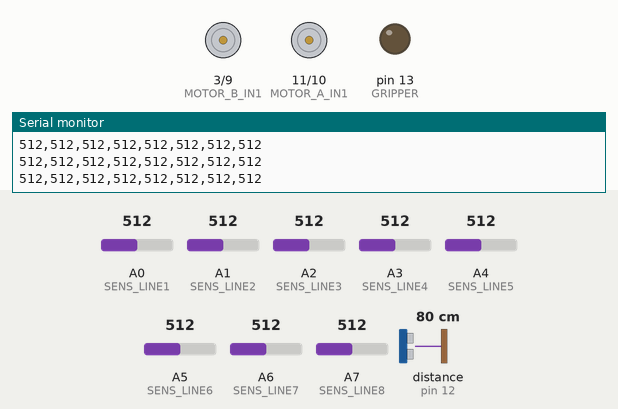
This program was run on a simulated Arduino Nano, built with avr-gcc and run on an emulated ATmega328P. Shown: motor-driver pin pairs drawn as motors (green arrow = first pin HIGH = forward, orange = second pin HIGH = backward, longer = more drive), output pins drawn as LEDs (lit = HIGH), the last lines printed to the serial monitor. Wiring (inferred from the names in the program): ultrasonic range finder: trigger pin 4; echo pin 12. The test bench sets the inputs (shaded band); at power-on: distance to the obstacle (sensor on pin 12) 80 cm, A1 (SENS_LINE2) = 512, A0 (SENS_LINE1) = 512, A2 (SENS_LINE3) = 512, A3 (SENS_LINE4) = 512, A4 (SENS_LINE5) = 512, A5 (SENS_LINE6) = 512, A6 (SENS_LINE7) = 512, A7 (SENS_LINE8) = 512. The echo pulse lasts 58.3 µs per cm; pins used as bus, display or sensor lines are not drawn.

Above: at 4.2 s.
4.3 s: distance to the obstacle (sensor on pin 12) set to 34 cm
7.3 s: distance to the obstacle (sensor on pin 12) set to 27 cm
At 8.1 s:
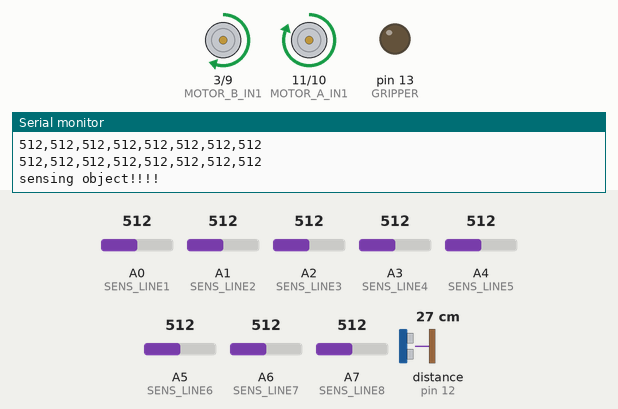
At 9.2 s:
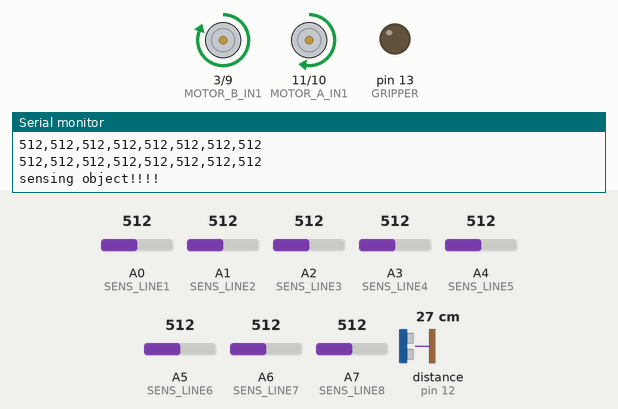
9.8 s: A1 (SENS_LINE2) set to 760
12.8 s: distance to the obstacle (sensor on pin 12) set to 35 cm
At 15.59 s:
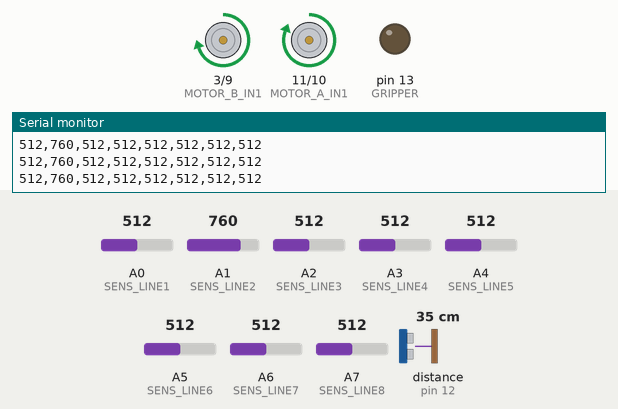
15.8 s: A1 (SENS_LINE2) set to 742
At 17.0 s:
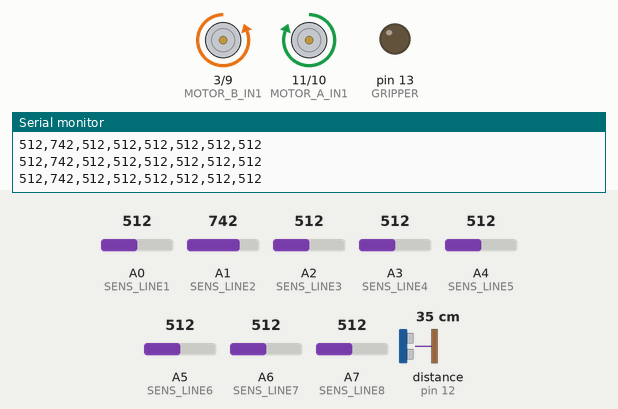
17.3 s: A0 (SENS_LINE1) set to 110
20.3 s: A0 (SENS_LINE1) set to 93
Timing chart, 0 to 23.3 s (numbered marks = the images above; inputs shaded):
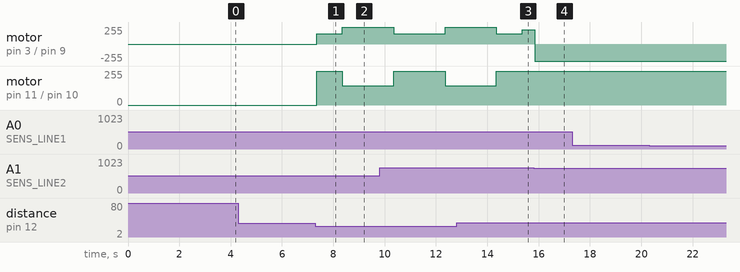

The program:

main.cpp
```cpp
#include <Arduino.h>


// ===== Global variables ======
  int lastDirection = 0;
  int blocksSeen = 0;
  unsigned long startTime = 0;
  bool startTimeSet = false;
  bool leftTurn = false;

// ===== PIN CONFIGURATION =====
const int MOTOR_A_IN1 = 11;  // Direction control 1 (PWM)
const int MOTOR_A_IN2 = 10;  // Direction control 2 (PWM)

const int MOTOR_B_IN1 = 3;   // Direction control 1 (PWM)
const int MOTOR_B_IN2 = 9;   // Direction control 2 (PWM)

// Ultrasonic sensor pins
const int ULTRA_TRIG = 4;  // Trig pin
const int ULTRA_ECHO = 12;  // Echo pin

// Line sensor pins
const int SENS_LINE1 = A0;
const int SENS_LINE2 = A1;
const int SENS_LINE3 = A2;
const int SENS_LINE4 = A3;
const int SENS_LINE5 = A4;
const int SENS_LINE6 = A5;
const int SENS_LINE7 = A6;
const int SENS_LINE8 = A7;


// Gripper pin
const int GRIPPER = 13;

// ===== TIMING CONFIGURATION =====
// You'll need to calibrate this value for your specific robot
// Start with this and adjust based on testing
const int TURN_180_TIME = 950;  // Time in milliseconds to turn 180 degrees
const int METER_TIME = 2500;    // Time in milliseconds to drive 1 meter forwards or backwards
const int TURN_90_RIGHT = 3700; // Time in milliseconds to turn right
const int TURN_90_LEFT = 350;  // Time in milliseconds to turn left

// ===== FUNCTION DECLARATIONS =====
void lineSensor();
void ForwardBackward_1Meter();
void robotForward(int speed);
void robotBackward(int speed);
void robotStop();
void robotTurnRight180(int speed);
void robotTurnLeft180(int speed);
void robotTurnRight90(int speed);
void robotTurnLeft90(int speed);
long readUltrasonicCM();

void setup() {
  // Initialize Serial for debugging
  Serial.begin(9600);

  // Configure Motor A pins
  pinMode(MOTOR_A_IN1, OUTPUT);
  pinMode(MOTOR_A_IN2, OUTPUT);

  // Configure Motor B pins
  pinMode(MOTOR_B_IN1, OUTPUT);
  pinMode(MOTOR_B_IN2, OUTPUT);

  // Configure Sonar pins
  pinMode(ULTRA_TRIG, OUTPUT);
  pinMode(ULTRA_ECHO, INPUT);

  // Configure Line sensor pins
  for (int i = 14; i < 22; i++) {
    pinMode(i, INPUT);
  }

  // Configure gripper pin
  pinMode(GRIPPER, OUTPUT);
  // Start with robot stopped
  robotStop();

  // robotForward(255);
  // digitalWrite(GRIPPER, HIGH);
  // delayMicroseconds(1025);
  // digitalWrite(GRIPPER, LOW);

  Serial.println("Setup complete. Starting test in 3 seconds...");
  delay(3000);
}

void loop() {
  lineSensor();
  readUltrasonicCM();
}


// ===== ROBOT CONTROL FUNCTIONS =====

void robotForward(int speed) {
  // Motor A - Forward
  analogWrite(MOTOR_A_IN1, speed);
  analogWrite(MOTOR_A_IN2, 0);

  // Motor B - Forward (reversed direction)
  analogWrite(MOTOR_B_IN1, speed);
  analogWrite(MOTOR_B_IN2, 0);
}

void robotBackward(int speed) {
  // Motor A - Backward
  analogWrite(MOTOR_A_IN1, 0);
  analogWrite(MOTOR_A_IN2, speed);

  // Motor B - Backward (reversed direction)
  analogWrite(MOTOR_B_IN1, 0);
  analogWrite(MOTOR_B_IN2, speed);
}

void robotTurnRightLight(int speed) {
  // Motor A - Forward
  analogWrite(MOTOR_A_IN1, speed);
  analogWrite(MOTOR_A_IN2, 0);

  // Motor B - Forward with less speed
  analogWrite(MOTOR_B_IN1, speed-20);
  analogWrite(MOTOR_B_IN2, 0);
}

void robotTurnRightMedium(int speed) {
  // Motor A - Forward
  analogWrite(MOTOR_A_IN1, speed);
  analogWrite(MOTOR_A_IN2, 0);

  // Motor B - Forward with less speed
  analogWrite(MOTOR_B_IN1, speed-40);
  analogWrite(MOTOR_B_IN2, 0);
}

void robotTurnRightHeavy(int speed) {
  // Motor A - Forward
  analogWrite(MOTOR_A_IN1, speed);
  analogWrite(MOTOR_A_IN2, 0);

  // Motor B - Forward with less speed
  analogWrite(MOTOR_B_IN1, speed-100);
  analogWrite(MOTOR_B_IN2, 0);
}

void robotTurnLeftLight(int speed) {
  // Motor A - Forward with less speed
  analogWrite(MOTOR_A_IN1, speed-30);
  analogWrite(MOTOR_A_IN2, 0);

  // Motor B - Forward
  analogWrite(MOTOR_B_IN1, speed);
  analogWrite(MOTOR_B_IN2, 0);
}

void robotTurnLeftMedium(int speed) {
  // Motor A - Forward with less speed
  analogWrite(MOTOR_A_IN1, speed-50);
  analogWrite(MOTOR_A_IN2, 0);

  // Motor B - Forward
  analogWrite(MOTOR_B_IN1, speed);
  analogWrite(MOTOR_B_IN2, 0);
}

void robotTurnLeftHeavy(int speed) {
  // Motor A - Forward with less speed
  analogWrite(MOTOR_A_IN1, speed-110);
  analogWrite(MOTOR_A_IN2, 0);

  // Motor B - Forward
  analogWrite(MOTOR_B_IN1, speed);
  analogWrite(MOTOR_B_IN2, 0);
}

void robotTurnRightFULL(int speed) {
  // Motor A - Forward
  analogWrite(MOTOR_A_IN1, speed);
  analogWrite(MOTOR_A_IN2, 0);

  // Motor B - Backward (same direction as Motor A)
  analogWrite(MOTOR_B_IN1, 0);
  analogWrite(MOTOR_B_IN2, speed);
}

void robotTurnLeftFULL(int speed) {
  // Motor A - Backward
  analogWrite(MOTOR_A_IN1, 0);
  analogWrite(MOTOR_A_IN2, speed);

  // Motor B - Forward (opposite of Motor A)
  analogWrite(MOTOR_B_IN1, speed);
  analogWrite(MOTOR_B_IN2, 0);
}

void robotStop() {
  // Stop Motor A
  analogWrite(MOTOR_A_IN1, 0);
  analogWrite(MOTOR_A_IN2, 0);

  // Stop Motor B
  analogWrite(MOTOR_B_IN1, 0);
  analogWrite(MOTOR_B_IN2, 0);
}

long readUltrasonicCM() {
  digitalWrite(ULTRA_TRIG, LOW);
  delayMicroseconds(2);
  digitalWrite(ULTRA_TRIG, HIGH);
  delayMicroseconds(10);
  digitalWrite(ULTRA_TRIG, LOW);

  long duration = pulseIn(ULTRA_ECHO, HIGH);
  long distance = duration * 0.0343 / 2; // cm
  if(distance < 30) {
      	Serial.println("sensing object!!!!");
        robotTurnRightHeavy(255);
        delay(1000);
        robotTurnLeftHeavy(255);
        delay(2000);
        robotTurnRightHeavy(255);
        delay(1000);
        return distance;
  }
  return distance;
}

// 25-11-2025 14:38 the white paper shows as below 700 and the black table shows as above 950
void lineSensor(){
  int s1 = analogRead(SENS_LINE1);
  int s2 = analogRead(SENS_LINE2);
  int s3 = analogRead(SENS_LINE3);
  int s4 = analogRead(SENS_LINE4);
  int s5 = analogRead(SENS_LINE5);
  int s6 = analogRead(SENS_LINE6);
  int s7 = analogRead(SENS_LINE7);
  int s8 = analogRead(SENS_LINE8);
  Serial.println(String(s1) + "," + s2 + "," + s3 + "," + s4 + "," + s5 + "," + s6 + "," + s7 + "," + s8);

  bool allBlack =
  s1 > 750 && s2 > 750 && s3 > 750 && s4 > 750 &&
  s5 > 750 && s6 > 750 && s7 > 750 && s8 > 750;

if (allBlack) {

  if (!startTimeSet) {
    startTime = millis();
    startTimeSet = true;
  }

  robotForward(255);

  if (millis() - startTime >= 250) {
    blocksSeen++;
    startTime += 250;
    Serial.println("block detected!");
  }

} else {
  // ONLY reset when leaving the black block
  startTimeSet = false;
}

  if(blocksSeen == 1) {
    digitalWrite(GRIPPER, HIGH);
    delayMicroseconds(1000);
    digitalWrite(GRIPPER, LOW);
    if (!leftTurn) {
    robotStop();
    delay(500);
    robotTurnLeftFULL(255);
    delay(TURN_90_LEFT);
    robotStop();
    leftTurn = true;
    }
  }
  else if(blocksSeen > 1 || blocksSeen == 0 && allBlack) {
    digitalWrite(GRIPPER, HIGH);
    delayMicroseconds(1600);
    digitalWrite(GRIPPER, LOW);
    blocksSeen = 0;
  }

  if(s1 > 750) {
      robotTurnRightHeavy(255);
      lastDirection = 1;
      readUltrasonicCM();
  } else if(s2 > 750) {
      robotTurnRightMedium(255);
      lastDirection = 1;
      readUltrasonicCM();
  } else if(s3 > 750) {
      robotTurnRightLight(255);
      lastDirection = 1;
      readUltrasonicCM();
  }  else if(s6 > 750) {
      robotTurnLeftLight(255);
      lastDirection = 2;
      readUltrasonicCM();
  } else if(s7 > 750) {
      robotTurnLeftMedium(255);
      lastDirection = 2;
      readUltrasonicCM();
  } else if(s8 > 750) {
      robotTurnLeftHeavy(255);
      lastDirection = 2;
      readUltrasonicCM();
  } else if(s4 > 750) {
      robotForward(255);
      lastDirection = 0;
      readUltrasonicCM();
  } else if(s5 > 750) {
      robotForward(255);
      lastDirection = 0;
      readUltrasonicCM();
  } else {
      if(lastDirection == 1) {
        robotTurnRightFULL(255);
      }
      else if(lastDirection == 2) {
        robotTurnLeftFULL(255);
      }

  }
}
```

Measured:
- the behaviour switches between 31 and 30 cm on distance to the obstacle (sensor on pin 12) (found by bisection; images 0 and 1)
- the behaviour switches between 751 and 750 on A1 (SENS_LINE2) (found by bisection; images 3 and 4)
- after the input at 7.3 s, motor on pin 3 (MOTOR_B_IN1) / pin 9 (MOTOR_B_IN2): stopped → forward 155/255 after 0.05 s, → forward 255/255 1.0 s later; motor on pin 11 (MOTOR_A_IN1) / pin 10 (MOTOR_A_IN2): stopped → forward 255/255 after 0.05 s, → forward 145/255 1.0 s later
- after the input at 15.8 s, motor on pin 3 (MOTOR_B_IN1) / pin 9 (MOTOR_B_IN2): forward 215/255 → backward 255/255 at once
